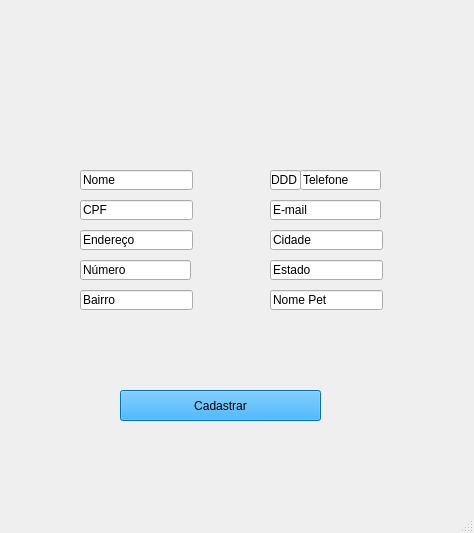
<?xml version="1.0" encoding="UTF-8"?>
<ui version="4.0">
 <class>MainWindow</class>
 <widget class="QMainWindow" name="MainWindow">
  <property name="geometry">
   <rect>
    <x>0</x>
    <y>0</y>
    <width>474</width>
    <height>533</height>
   </rect>
  </property>
  <property name="windowTitle">
   <string>MainWindow</string>
  </property>
  <widget class="QWidget" name="centralwidget">
   <widget class="QLabel" name="label">
    <property name="geometry">
     <rect>
      <x>-10</x>
      <y>-20</y>
      <width>561</width>
      <height>541</height>
     </rect>
    </property>
    <property name="text">
     <string/>
    </property>
    <property name="pixmap">
     <pixmap>../../../../../../../../Downloads/Seja bem-vindo! (3).png</pixmap>
    </property>
   </widget>
   <widget class="QLineEdit" name="txt_nome2">
    <property name="geometry">
     <rect>
      <x>80</x>
      <y>170</y>
      <width>113</width>
      <height>20</height>
     </rect>
    </property>
    <property name="text">
     <string>Nome</string>
    </property>
   </widget>
   <widget class="QLineEdit" name="txt_cpf">
    <property name="geometry">
     <rect>
      <x>80</x>
      <y>200</y>
      <width>113</width>
      <height>20</height>
     </rect>
    </property>
    <property name="text">
     <string>CPF</string>
    </property>
   </widget>
   <widget class="QLineEdit" name="txt_logradouro">
    <property name="geometry">
     <rect>
      <x>80</x>
      <y>230</y>
      <width>113</width>
      <height>20</height>
     </rect>
    </property>
    <property name="text">
     <string>Endereço</string>
    </property>
   </widget>
   <widget class="QLineEdit" name="txt_bairro">
    <property name="geometry">
     <rect>
      <x>80</x>
      <y>290</y>
      <width>113</width>
      <height>20</height>
     </rect>
    </property>
    <property name="text">
     <string>Bairro</string>
    </property>
   </widget>
   <widget class="QLineEdit" name="txt_cidade">
    <property name="geometry">
     <rect>
      <x>270</x>
      <y>230</y>
      <width>113</width>
      <height>20</height>
     </rect>
    </property>
    <property name="text">
     <string>Cidade</string>
    </property>
   </widget>
   <widget class="QLineEdit" name="txt_estado">
    <property name="geometry">
     <rect>
      <x>270</x>
      <y>260</y>
      <width>113</width>
      <height>20</height>
     </rect>
    </property>
    <property name="text">
     <string>Estado</string>
    </property>
   </widget>
   <widget class="QLineEdit" name="txt_numero">
    <property name="geometry">
     <rect>
      <x>80</x>
      <y>260</y>
      <width>111</width>
      <height>20</height>
     </rect>
    </property>
    <property name="text">
     <string>Número</string>
    </property>
   </widget>
   <widget class="QLineEdit" name="txt_nomepet">
    <property name="geometry">
     <rect>
      <x>270</x>
      <y>290</y>
      <width>113</width>
      <height>20</height>
     </rect>
    </property>
    <property name="text">
     <string>Nome Pet</string>
    </property>
   </widget>
   <widget class="QLineEdit" name="txt_ddd">
    <property name="geometry">
     <rect>
      <x>270</x>
      <y>170</y>
      <width>31</width>
      <height>20</height>
     </rect>
    </property>
    <property name="text">
     <string>DDD</string>
    </property>
   </widget>
   <widget class="QLineEdit" name="txt_email">
    <property name="geometry">
     <rect>
      <x>270</x>
      <y>200</y>
      <width>111</width>
      <height>20</height>
     </rect>
    </property>
    <property name="text">
     <string>E-mail</string>
    </property>
   </widget>
   <widget class="QLineEdit" name="txt_telefone">
    <property name="geometry">
     <rect>
      <x>300</x>
      <y>170</y>
      <width>81</width>
      <height>20</height>
     </rect>
    </property>
    <property name="text">
     <string>Telefone</string>
    </property>
   </widget>
   <widget class="QLabel" name="label_3">
    <property name="geometry">
     <rect>
      <x>50</x>
      <y>170</y>
      <width>21</width>
      <height>20</height>
     </rect>
    </property>
    <property name="text">
     <string/>
    </property>
    <property name="pixmap">
     <pixmap>../../../../../../../../Downloads/do-utilizador.png</pixmap>
    </property>
    <property name="scaledContents">
     <bool>true</bool>
    </property>
   </widget>
   <widget class="QLabel" name="label_4">
    <property name="geometry">
     <rect>
      <x>50</x>
      <y>200</y>
      <width>21</width>
      <height>16</height>
     </rect>
    </property>
    <property name="text">
     <string/>
    </property>
    <property name="pixmap">
     <pixmap>../../../../../../../../Downloads/cpf.png</pixmap>
    </property>
    <property name="scaledContents">
     <bool>true</bool>
    </property>
   </widget>
   <widget class="QLabel" name="label_5">
    <property name="geometry">
     <rect>
      <x>240</x>
      <y>260</y>
      <width>31</width>
      <height>20</height>
     </rect>
    </property>
    <property name="text">
     <string/>
    </property>
    <property name="pixmap">
     <pixmap>../../../../../../../../Downloads/MicrosoftTeams-image (7).png</pixmap>
    </property>
    <property name="scaledContents">
     <bool>true</bool>
    </property>
   </widget>
   <widget class="QLabel" name="label_6">
    <property name="geometry">
     <rect>
      <x>249</x>
      <y>200</y>
      <width>16</width>
      <height>16</height>
     </rect>
    </property>
    <property name="text">
     <string/>
    </property>
    <property name="pixmap">
     <pixmap>../../../../../../../../Downloads/561127.png</pixmap>
    </property>
    <property name="scaledContents">
     <bool>true</bool>
    </property>
   </widget>
   <widget class="QLabel" name="label_7">
    <property name="geometry">
     <rect>
      <x>50</x>
      <y>230</y>
      <width>21</width>
      <height>20</height>
     </rect>
    </property>
    <property name="text">
     <string/>
    </property>
    <property name="pixmap">
     <pixmap>../../../../../../../../Downloads/MicrosoftTeams-image (8).png</pixmap>
    </property>
    <property name="scaledContents">
     <bool>true</bool>
    </property>
   </widget>
   <widget class="QLabel" name="label_2">
    <property name="geometry">
     <rect>
      <x>246</x>
      <y>170</y>
      <width>21</width>
      <height>20</height>
     </rect>
    </property>
    <property name="text">
     <string/>
    </property>
    <property name="pixmap">
     <pixmap>../../../../../../../../Downloads/MicrosoftTeams-image (9).png</pixmap>
    </property>
    <property name="scaledContents">
     <bool>true</bool>
    </property>
   </widget>
   <widget class="QLabel" name="label_8">
    <property name="geometry">
     <rect>
      <x>246</x>
      <y>230</y>
      <width>21</width>
      <height>20</height>
     </rect>
    </property>
    <property name="text">
     <string/>
    </property>
    <property name="pixmap">
     <pixmap>../../../../../../../../Downloads/MicrosoftTeams-image (10).png</pixmap>
    </property>
    <property name="scaledContents">
     <bool>true</bool>
    </property>
   </widget>
   <widget class="QLabel" name="label_9">
    <property name="geometry">
     <rect>
      <x>240</x>
      <y>290</y>
      <width>21</width>
      <height>20</height>
     </rect>
    </property>
    <property name="text">
     <string/>
    </property>
    <property name="pixmap">
     <pixmap>../../../../../../../../Downloads/MicrosoftTeams-image (6).png</pixmap>
    </property>
    <property name="scaledContents">
     <bool>true</bool>
    </property>
   </widget>
   <widget class="QLabel" name="label_10">
    <property name="geometry">
     <rect>
      <x>50</x>
      <y>290</y>
      <width>21</width>
      <height>20</height>
     </rect>
    </property>
    <property name="text">
     <string/>
    </property>
    <property name="pixmap">
     <pixmap>../../../../../../../../Downloads/MicrosoftTeams-image (11).png</pixmap>
    </property>
    <property name="scaledContents">
     <bool>true</bool>
    </property>
   </widget>
   <widget class="QLabel" name="label_11">
    <property name="geometry">
     <rect>
      <x>50</x>
      <y>260</y>
      <width>21</width>
      <height>20</height>
     </rect>
    </property>
    <property name="text">
     <string/>
    </property>
    <property name="pixmap">
     <pixmap>../../../../../../../../Downloads/MicrosoftTeams-image (12).png</pixmap>
    </property>
    <property name="scaledContents">
     <bool>true</bool>
    </property>
   </widget>
   <widget class="QPushButton" name="btn_cadastrar2">
    <property name="geometry">
     <rect>
      <x>120</x>
      <y>390</y>
      <width>201</width>
      <height>31</height>
     </rect>
    </property>
    <property name="styleSheet">
     <string notr="true">background-color: rgb(2, 158, 255);</string>
    </property>
    <property name="text">
     <string>Cadastrar</string>
    </property>
   </widget>
  </widget>
  <widget class="QMenuBar" name="menubar">
   <property name="geometry">
    <rect>
     <x>0</x>
     <y>0</y>
     <width>474</width>
     <height>21</height>
    </rect>
   </property>
  </widget>
  <widget class="QStatusBar" name="statusbar"/>
 </widget>
 <resources/>
 <connections/>
</ui>
